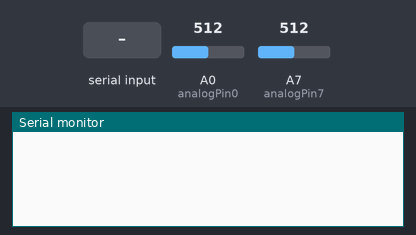
A sketch run on a simulated Arduino Nano, built with avr-gcc and run on an emulated ATmega328P. Shown: the last lines printed to the serial monitor. Inputs (shaded band) come from the test bench; at power-on: A0 (analogPin0) = 512, A7 (analogPin7) = 512.

Above: at 1.2 s.
1.3 s: "Model" received over Serial
At 2.7 s:
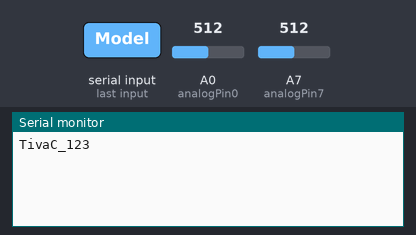
3.8 s: "GetSingle" received over Serial
At 6.0 s:
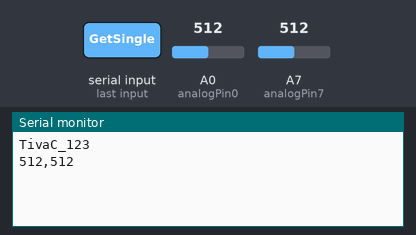
6.3 s: "window" received over Serial
At 11.2 s:
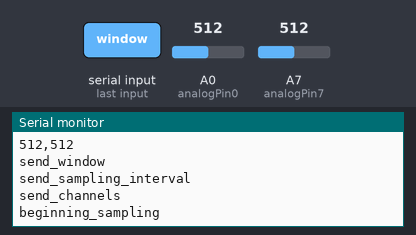

Measured:
- after the input at 1.3 s, the serial monitor: prints a new line after 1.0 s (image 1)
- after the input at 3.8 s, the serial monitor: prints a new line after 1.0 s (image 2)
- after the input at 6.3 s, the serial monitor: prints a new line after 1.0 s (image 3)

The sketch:

TivaC_123.ino
```cpp
int analogPin0 = A0;
int analogPin7 = A7;
int analogRefPin = A3;

int voltage0 = 0;
int voltage7 = 0;
int refVoltage = 0;

int window;
int sampleTime;
int channels;

long windowBeginTime;

String command;
String voltageList;


void setup()
{
  Serial.begin(9600);
}


void loop()
{
  while(Serial.available() > 0)
  {
    command = Serial.readString();
    command.trim();

    if(command == "Model")
    {
      Serial.println("TivaC_123");
    }


    if(command == "GetSingle")
    {
      int loopCount;
      voltage0 = 0;
      voltage7 = 0;
      for(loopCount = 0; loopCount < 20; loopCount++)
      {
        voltage0 += analogRead(analogPin0);
        voltage7 += analogRead(analogPin7);
      }

      voltage0 = voltage0 / 20;
      voltage7 = voltage7 / 20;
      Serial.println(String(voltage0) + "," + String(voltage7));
    }


    if(command == "window")
    {
      Serial.println("send_window");
      window = Serial.parseInt();

      Serial.println("send_sampling_interval");
      sampleTime = Serial.parseInt();

      Serial.println("send_channels");
      channels = Serial.parseInt();

      Serial.println("beginning_sampling");

      windowBeginTime = millis();
      switch(channels)
      {
        case 1:
          voltage0 = analogRead(analogPin0);
          voltageList = String(micros()) + "," + String(voltage0) + ",0,0";
          break;

        case 2:
          voltage7 = analogRead(analogPin7);
          voltageList = "0,0," + String(micros()) + "," + String(voltage7);
          break;

        case 12:
          voltage0 = analogRead(analogPin0);
          voltageList = String(micros()) + "," + String(voltage0);

          voltage7 = analogRead(analogPin7);
          voltageList = voltageList + "," + String(micros()) + "," + String(voltage7);
          break;
      }

      while((millis() - windowBeginTime) < window)
      {
        delayMicroseconds(sampleTime);
        switch(channels)
        {
          case 1:
            voltage0 = analogRead(analogPin0);
            voltageList = voltageList + "\r" + String(micros()) + "," + String(voltage0) + ",0,0";
            break;

          case 2:
            voltage7 = analogRead(analogPin7);
            voltageList = voltageList + "\r0,0,"  + String(micros()) + "," + String(voltage7);
            break;

          case 12:
            voltage0 = analogRead(analogPin0);
            voltageList = voltageList + "\r" + String(micros()) + "," + String(voltage0);

            voltage7 = analogRead(analogPin7);
            voltageList = voltageList + "," + String(micros()) + "," + String(voltage7);
            break;
        }
      }
      Serial.println(voltageList);
    }
  }
}
```
